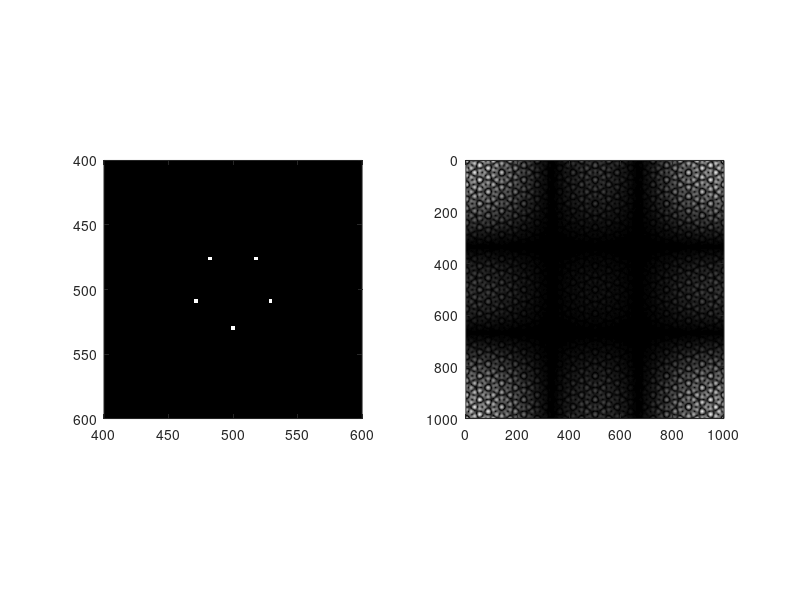

This chart was generated by the following MATLAB code:
%% Homework 11 - Exercise 2
% 2D Fourier transform
clc; clear; clf;

%% define grid
dimension = 1000;
holeSide = 3;
n = 5;
radius = 30;

maxValue = 1;


grid = zeros(dimension, dimension);

increment = 2*pi/n;
angleOffset = pi/2;

for angle = 0+angleOffset:increment:2*pi-increment+angleOffset
    centerRow = round(dimension/2 + radius*sin(angle));
    centerColumn = round(dimension/2 + radius*cos(angle));
    
    r = (holeSide-1)/2;

    grid(centerRow-r:centerRow+r, centerColumn-r:centerColumn+r) = maxValue;
end


%% plot
subplot(121);
imagesc(grid);
colormap("gray");
axis equal;
xlim([400,600]);
ylim([400,600]);

% compute diffraction image with fft2
subplot(122);
imagesc(abs(fft2(grid)));axis equal;
colormap("gray");
xlim([0,1000]);
ylim([0,1000]);
